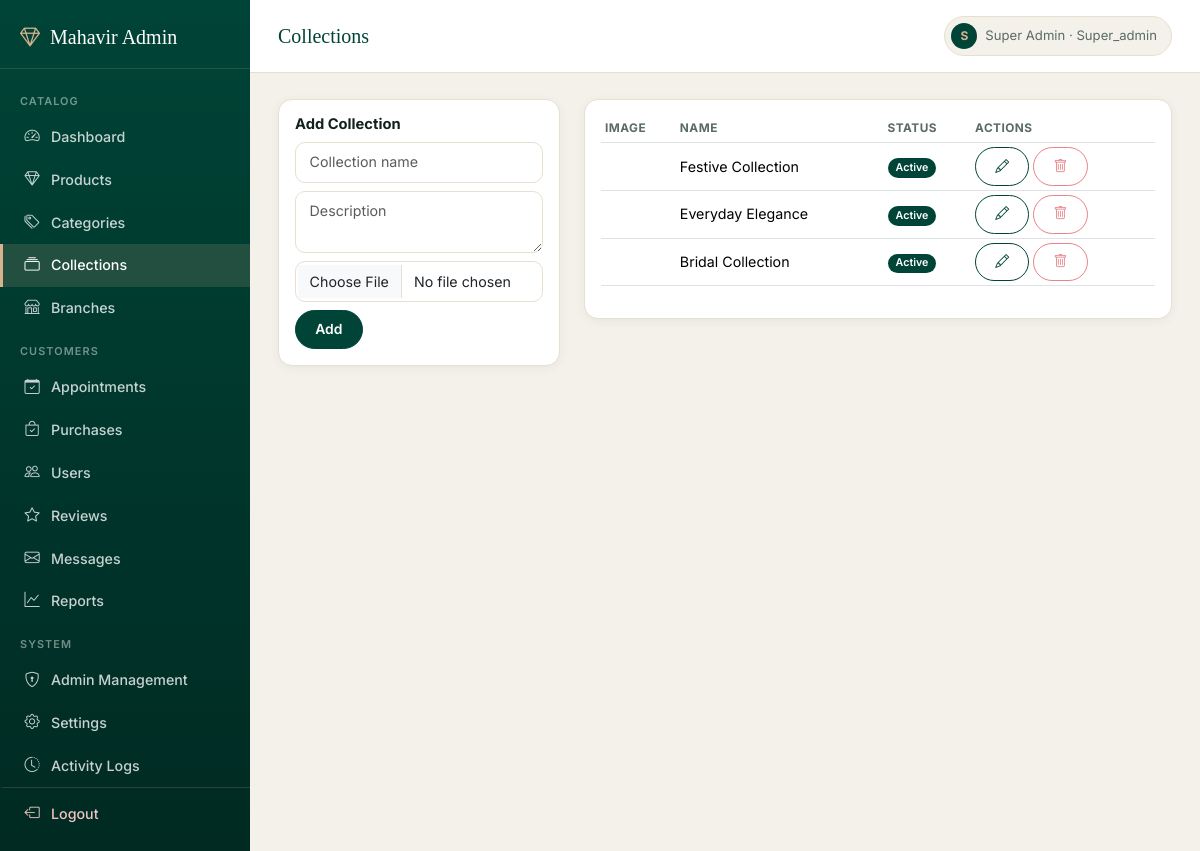
Screenshot of /admin/collections.php (signed in) with the database file from the repository.
### tables this page shows
CREATE TABLE collections (
    id INT AUTO_INCREMENT PRIMARY KEY,
    name VARCHAR(100) NOT NULL,
    description TEXT,
    image VARCHAR(255),
    status ENUM('active','inactive') DEFAULT 'active',
    created_at TIMESTAMP DEFAULT CURRENT_TIMESTAMP
);

### config/functions.php (called while the page is built, shortened)
<?php
function clean($str) {
    return htmlspecialchars(trim($str ?? ''), ENT_QUOTES, 'UTF-8');
}

### admin/collections.php (the view, shortened to what this page needs)
<?php
require_once __DIR__ . '/includes/admin_header.php';
$collections = $pdo->query("SELECT * FROM collections ORDER BY id DESC")->fetchAll();
?>
<div class="row g-4">
  <div class="col-md-4">
    <div class="card p-3">
      <h6>Add Collection</h6>
      <form method="post" enctype="multipart/form-data">
        <input class="form-control mb-2" name="name" placeholder="Collection name" required>
        <textarea class="form-control mb-2" name="description" placeholder="Description"></textarea>
        <input type="file" class="form-control mb-2" name="image" accept="image/*">
        <button class="btn btn-dark btn-sm" name="add_collection">Add</button>
      </form>
    </div>
  </div>
  <div class="col-md-8">
    <div class="card p-3">
      <table class="table table-sm align-middle">
        <thead><tr><th>Image</th><th>Name</th><th>Status</th><th>Actions</th></tr></thead>
        <tbody>
          <?php foreach ($collections as $c): ?>
            <tr>
              <td><?php if ($c['image']): ?><img src="<?= UPLOAD_URL ?>/collections/<?= clean($c['image']) ?>" width="40" height="40" style="object-fit:cover" class="rounded"><?php endif; ?></td>
              <td><?= clean($c['name']) ?></td>
              <td><span class="badge bg-<?= $c['status'] === 'active' ? 'success' : 'secondary' ?>"><?= ucfirst($c['status']) ?></span></td>
              <td class="text-nowrap">
                <button class="btn btn-outline-primary btn-sm" data-bs-toggle="modal" data-bs-target="#editCol<?= $c['id'] ?>"><i class="bi bi-pencil"></i></button>
                <form method="post" class="d-inline" onsubmit="return confirm('Delete this collection?')">
                  <button class="btn btn-outline-danger btn-sm"><i class="bi bi-trash"></i></button>
                </form>
              </td>
            </tr>
          <?php endforeach; ?>
        </tbody>
      </table>
    </div>
  </div>
</div>
<?php require_once __DIR__ . '/includes/admin_footer.php'; ?>

### assets/css/admin.css (style rules this page uses)
:root { --a-emerald: #004437; --a-emerald-deep: #002a22; --a-sand: #d5b38e; --a-sand-light: #efdcc2; --a-sage: #819a94; --a-coral: #e98389; --a-bg: #f4f1ea; --a-panel: #ffffff; --a-border: #e7e0d1; --a-text: #12211d; --a-text-soft: #5a6a66; --a-radius: 14px; --a-shadow: 0 2px 10px rgba(0, 68, 55, .06); --a-shadow-md: 0 12px 28px rgba(0, 68, 55, .10); --font-display: 'Playfair Display', Georgia, serif; --font-body: 'Inter', 'Segoe UI', Arial, sans-serif; }
body { background: var(--a-bg); font-family: var(--font-body); color: var(--a-text); }
h1, h2, h3, h4, h5, h6 { font-family: var(--font-display); color: var(--a-emerald); }
.card { border: 1px solid var(--a-border); border-radius: var(--a-radius); box-shadow: var(--a-shadow); }
.card h6 { font-family: var(--font-body); font-weight: 700; font-size: .92rem; color: var(--a-text); }
.btn { border-radius: 999px; font-weight: 600; font-size: .87rem; padding: .5rem 1.2rem; }
.btn-dark, .btn-primary { background: var(--a-emerald) !important; border-color: var(--a-emerald) !important; color: #fff; }
.btn-outline-primary { color: var(--a-emerald); border-color: var(--a-emerald); }
.btn-outline-danger { color: var(--a-coral); border-color: var(--a-coral); }
.table th { font-size: .74rem; text-transform: uppercase; letter-spacing: .04em; color: var(--a-text-soft); font-weight: 700; border-bottom-width: 1px; }
.table td { vertical-align: middle; font-size: .89rem; }
.form-control, .form-select { border-radius: 10px; border-color: var(--a-border); font-size: .89rem; padding: .55rem .85rem; }
.badge { border-radius: 999px; font-weight: 600; padding: .4em .75em; }
.badge.bg-success { background: var(--a-emerald) !important; }

### rows the page displays
collections: name "Festive Collection", status "Active"
collections: name "Everyday Elegance", status "Active"
collections: name "Bridal Collection", status "Active"

### other values shown
$pageTitle "Collections"
$adminNameInitial "S"
$_SESSION['admin_name'] "Super Admin"
$_SESSION['admin_role'] "Super_admin"
